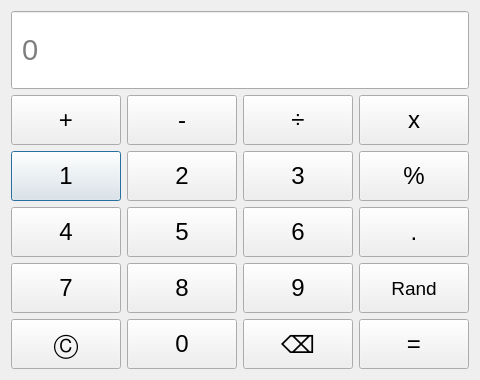
<?xml version="1.0" encoding="UTF-8"?>
<ui version="4.0">
 <class>Form</class>
 <widget class="QWidget" name="Form">
  <property name="windowModality">
   <enum>Qt::NonModal</enum>
  </property>
  <property name="enabled">
   <bool>true</bool>
  </property>
  <property name="geometry">
   <rect>
    <x>0</x>
    <y>0</y>
    <width>478</width>
    <height>380</height>
   </rect>
  </property>
  <property name="sizePolicy">
   <sizepolicy hsizetype="Expanding" vsizetype="Expanding">
    <horstretch>4</horstretch>
    <verstretch>0</verstretch>
   </sizepolicy>
  </property>
  <property name="sizeIncrement">
   <size>
    <width>0</width>
    <height>0</height>
   </size>
  </property>
  <property name="windowTitle">
   <string>Calculator</string>
  </property>
  <property name="autoFillBackground">
   <bool>false</bool>
  </property>
  <property name="styleSheet">
   <string notr="true"/>
  </property>
  <property name="inputMethodHints">
   <set>Qt::ImhNone</set>
  </property>
  <layout class="QGridLayout" name="gridLayout_2">
   <item row="1" column="0">
    <layout class="QGridLayout" name="gridLayout">
     <property name="sizeConstraint">
      <enum>QLayout::SetMaximumSize</enum>
     </property>
     <property name="leftMargin">
      <number>0</number>
     </property>
     <item row="2" column="4">
      <widget class="QPushButton" name="pushButton_Point">
       <property name="sizePolicy">
        <sizepolicy hsizetype="Expanding" vsizetype="Expanding">
         <horstretch>0</horstretch>
         <verstretch>0</verstretch>
        </sizepolicy>
       </property>
       <property name="font">
        <font>
         <pointsize>18</pointsize>
        </font>
       </property>
       <property name="styleSheet">
        <string notr="true"/>
       </property>
       <property name="text">
        <string>.</string>
       </property>
      </widget>
     </item>
     <item row="2" column="0">
      <widget class="QPushButton" name="pushButton_4">
       <property name="sizePolicy">
        <sizepolicy hsizetype="Expanding" vsizetype="Expanding">
         <horstretch>0</horstretch>
         <verstretch>0</verstretch>
        </sizepolicy>
       </property>
       <property name="font">
        <font>
         <pointsize>18</pointsize>
        </font>
       </property>
       <property name="styleSheet">
        <string notr="true"/>
       </property>
       <property name="text">
        <string>4</string>
       </property>
      </widget>
     </item>
     <item row="0" column="2">
      <widget class="QPushButton" name="pushButton_Div">
       <property name="sizePolicy">
        <sizepolicy hsizetype="Expanding" vsizetype="Expanding">
         <horstretch>0</horstretch>
         <verstretch>0</verstretch>
        </sizepolicy>
       </property>
       <property name="minimumSize">
        <size>
         <width>110</width>
         <height>0</height>
        </size>
       </property>
       <property name="font">
        <font>
         <pointsize>18</pointsize>
        </font>
       </property>
       <property name="contextMenuPolicy">
        <enum>Qt::DefaultContextMenu</enum>
       </property>
       <property name="styleSheet">
        <string notr="true"/>
       </property>
       <property name="text">
        <string>÷</string>
       </property>
      </widget>
     </item>
     <item row="4" column="1">
      <widget class="QPushButton" name="pushButton_0">
       <property name="sizePolicy">
        <sizepolicy hsizetype="Expanding" vsizetype="Expanding">
         <horstretch>0</horstretch>
         <verstretch>0</verstretch>
        </sizepolicy>
       </property>
       <property name="minimumSize">
        <size>
         <width>0</width>
         <height>50</height>
        </size>
       </property>
       <property name="font">
        <font>
         <pointsize>18</pointsize>
        </font>
       </property>
       <property name="styleSheet">
        <string notr="true"/>
       </property>
       <property name="text">
        <string>0</string>
       </property>
      </widget>
     </item>
     <item row="2" column="2">
      <widget class="QPushButton" name="pushButton_6">
       <property name="sizePolicy">
        <sizepolicy hsizetype="Expanding" vsizetype="Expanding">
         <horstretch>0</horstretch>
         <verstretch>0</verstretch>
        </sizepolicy>
       </property>
       <property name="font">
        <font>
         <pointsize>18</pointsize>
        </font>
       </property>
       <property name="styleSheet">
        <string notr="true"/>
       </property>
       <property name="text">
        <string>6</string>
       </property>
      </widget>
     </item>
     <item row="3" column="4">
      <widget class="QPushButton" name="pushButton_Rand">
       <property name="sizePolicy">
        <sizepolicy hsizetype="Expanding" vsizetype="Expanding">
         <horstretch>0</horstretch>
         <verstretch>0</verstretch>
        </sizepolicy>
       </property>
       <property name="font">
        <font>
         <pointsize>14</pointsize>
        </font>
       </property>
       <property name="styleSheet">
        <string notr="true"/>
       </property>
       <property name="text">
        <string>Rand</string>
       </property>
      </widget>
     </item>
     <item row="1" column="0">
      <widget class="QPushButton" name="pushButton_1">
       <property name="sizePolicy">
        <sizepolicy hsizetype="Expanding" vsizetype="Expanding">
         <horstretch>0</horstretch>
         <verstretch>0</verstretch>
        </sizepolicy>
       </property>
       <property name="font">
        <font>
         <pointsize>18</pointsize>
        </font>
       </property>
       <property name="styleSheet">
        <string notr="true"/>
       </property>
       <property name="text">
        <string>1</string>
       </property>
       <property name="default">
        <bool>true</bool>
       </property>
       <property name="flat">
        <bool>false</bool>
       </property>
      </widget>
     </item>
     <item row="3" column="2">
      <widget class="QPushButton" name="pushButton_9">
       <property name="sizePolicy">
        <sizepolicy hsizetype="Expanding" vsizetype="Expanding">
         <horstretch>0</horstretch>
         <verstretch>0</verstretch>
        </sizepolicy>
       </property>
       <property name="font">
        <font>
         <pointsize>18</pointsize>
        </font>
       </property>
       <property name="styleSheet">
        <string notr="true"/>
       </property>
       <property name="text">
        <string>9</string>
       </property>
      </widget>
     </item>
     <item row="4" column="2">
      <widget class="QPushButton" name="pushButton_Back">
       <property name="sizePolicy">
        <sizepolicy hsizetype="Expanding" vsizetype="Expanding">
         <horstretch>0</horstretch>
         <verstretch>0</verstretch>
        </sizepolicy>
       </property>
       <property name="font">
        <font>
         <pointsize>18</pointsize>
        </font>
       </property>
       <property name="styleSheet">
        <string notr="true"/>
       </property>
       <property name="text">
        <string>⌫</string>
       </property>
      </widget>
     </item>
     <item row="3" column="1">
      <widget class="QPushButton" name="pushButton_8">
       <property name="sizePolicy">
        <sizepolicy hsizetype="Expanding" vsizetype="Expanding">
         <horstretch>0</horstretch>
         <verstretch>0</verstretch>
        </sizepolicy>
       </property>
       <property name="minimumSize">
        <size>
         <width>0</width>
         <height>50</height>
        </size>
       </property>
       <property name="font">
        <font>
         <pointsize>18</pointsize>
        </font>
       </property>
       <property name="styleSheet">
        <string notr="true"/>
       </property>
       <property name="text">
        <string>8</string>
       </property>
      </widget>
     </item>
     <item row="4" column="4">
      <widget class="QPushButton" name="pushButton_Equal">
       <property name="sizePolicy">
        <sizepolicy hsizetype="Expanding" vsizetype="Expanding">
         <horstretch>0</horstretch>
         <verstretch>0</verstretch>
        </sizepolicy>
       </property>
       <property name="font">
        <font>
         <pointsize>18</pointsize>
        </font>
       </property>
       <property name="styleSheet">
        <string notr="true"/>
       </property>
       <property name="text">
        <string>=</string>
       </property>
      </widget>
     </item>
     <item row="1" column="2">
      <widget class="QPushButton" name="pushButton_3">
       <property name="sizePolicy">
        <sizepolicy hsizetype="Expanding" vsizetype="Expanding">
         <horstretch>0</horstretch>
         <verstretch>0</verstretch>
        </sizepolicy>
       </property>
       <property name="font">
        <font>
         <pointsize>18</pointsize>
        </font>
       </property>
       <property name="styleSheet">
        <string notr="true"/>
       </property>
       <property name="text">
        <string>3</string>
       </property>
      </widget>
     </item>
     <item row="2" column="1">
      <widget class="QPushButton" name="pushButton_5">
       <property name="sizePolicy">
        <sizepolicy hsizetype="Expanding" vsizetype="Expanding">
         <horstretch>0</horstretch>
         <verstretch>0</verstretch>
        </sizepolicy>
       </property>
       <property name="minimumSize">
        <size>
         <width>0</width>
         <height>50</height>
        </size>
       </property>
       <property name="font">
        <font>
         <pointsize>18</pointsize>
        </font>
       </property>
       <property name="styleSheet">
        <string notr="true"/>
       </property>
       <property name="text">
        <string>5</string>
       </property>
      </widget>
     </item>
     <item row="1" column="4">
      <widget class="QPushButton" name="pushButton_Mod">
       <property name="sizePolicy">
        <sizepolicy hsizetype="Expanding" vsizetype="Expanding">
         <horstretch>0</horstretch>
         <verstretch>0</verstretch>
        </sizepolicy>
       </property>
       <property name="font">
        <font>
         <pointsize>18</pointsize>
        </font>
       </property>
       <property name="styleSheet">
        <string notr="true"/>
       </property>
       <property name="text">
        <string>%</string>
       </property>
      </widget>
     </item>
     <item row="3" column="0">
      <widget class="QPushButton" name="pushButton_7">
       <property name="sizePolicy">
        <sizepolicy hsizetype="Expanding" vsizetype="Expanding">
         <horstretch>0</horstretch>
         <verstretch>0</verstretch>
        </sizepolicy>
       </property>
       <property name="font">
        <font>
         <pointsize>18</pointsize>
        </font>
       </property>
       <property name="styleSheet">
        <string notr="true"/>
       </property>
       <property name="text">
        <string>7</string>
       </property>
      </widget>
     </item>
     <item row="0" column="0">
      <widget class="QPushButton" name="pushButton_Add">
       <property name="sizePolicy">
        <sizepolicy hsizetype="Expanding" vsizetype="Expanding">
         <horstretch>0</horstretch>
         <verstretch>0</verstretch>
        </sizepolicy>
       </property>
       <property name="minimumSize">
        <size>
         <width>110</width>
         <height>50</height>
        </size>
       </property>
       <property name="font">
        <font>
         <pointsize>18</pointsize>
        </font>
       </property>
       <property name="toolTip">
        <string>&lt;html&gt;&lt;head/&gt;&lt;body&gt;&lt;p&gt;&lt;span style=&quot; font-size:14pt; color:#55ffff;&quot;&gt;+&lt;/span&gt;&lt;/p&gt;&lt;/body&gt;&lt;/html&gt;</string>
       </property>
       <property name="styleSheet">
        <string notr="true"/>
       </property>
       <property name="text">
        <string>+</string>
       </property>
       <property name="iconSize">
        <size>
         <width>50</width>
         <height>16</height>
        </size>
       </property>
       <property name="shortcut">
        <string>+</string>
       </property>
      </widget>
     </item>
     <item row="0" column="1">
      <widget class="QPushButton" name="pushButton_Sub">
       <property name="sizePolicy">
        <sizepolicy hsizetype="Expanding" vsizetype="Expanding">
         <horstretch>0</horstretch>
         <verstretch>0</verstretch>
        </sizepolicy>
       </property>
       <property name="minimumSize">
        <size>
         <width>110</width>
         <height>0</height>
        </size>
       </property>
       <property name="font">
        <font>
         <pointsize>18</pointsize>
        </font>
       </property>
       <property name="styleSheet">
        <string notr="true"/>
       </property>
       <property name="text">
        <string>-</string>
       </property>
      </widget>
     </item>
     <item row="0" column="4">
      <widget class="QPushButton" name="pushButton_Mul">
       <property name="sizePolicy">
        <sizepolicy hsizetype="Expanding" vsizetype="Expanding">
         <horstretch>0</horstretch>
         <verstretch>0</verstretch>
        </sizepolicy>
       </property>
       <property name="minimumSize">
        <size>
         <width>110</width>
         <height>0</height>
        </size>
       </property>
       <property name="font">
        <font>
         <pointsize>18</pointsize>
        </font>
       </property>
       <property name="styleSheet">
        <string notr="true"/>
       </property>
       <property name="text">
        <string>x</string>
       </property>
      </widget>
     </item>
     <item row="1" column="1">
      <widget class="QPushButton" name="pushButton_2">
       <property name="sizePolicy">
        <sizepolicy hsizetype="Expanding" vsizetype="Expanding">
         <horstretch>0</horstretch>
         <verstretch>0</verstretch>
        </sizepolicy>
       </property>
       <property name="minimumSize">
        <size>
         <width>0</width>
         <height>50</height>
        </size>
       </property>
       <property name="font">
        <font>
         <pointsize>18</pointsize>
        </font>
       </property>
       <property name="styleSheet">
        <string notr="true"/>
       </property>
       <property name="text">
        <string>2</string>
       </property>
      </widget>
     </item>
     <item row="4" column="0">
      <widget class="QPushButton" name="pushButton_Clear">
       <property name="sizePolicy">
        <sizepolicy hsizetype="Expanding" vsizetype="Expanding">
         <horstretch>0</horstretch>
         <verstretch>0</verstretch>
        </sizepolicy>
       </property>
       <property name="font">
        <font>
         <pointsize>18</pointsize>
        </font>
       </property>
       <property name="styleSheet">
        <string notr="true"/>
       </property>
       <property name="text">
        <string>Ⓒ</string>
       </property>
      </widget>
     </item>
    </layout>
   </item>
   <item row="0" column="0">
    <widget class="QLineEdit" name="lineEdit">
     <property name="enabled">
      <bool>true</bool>
     </property>
     <property name="sizePolicy">
      <sizepolicy hsizetype="Expanding" vsizetype="Expanding">
       <horstretch>0</horstretch>
       <verstretch>0</verstretch>
      </sizepolicy>
     </property>
     <property name="minimumSize">
      <size>
       <width>400</width>
       <height>70</height>
      </size>
     </property>
     <property name="maximumSize">
      <size>
       <width>2000</width>
       <height>2000</height>
      </size>
     </property>
     <property name="sizeIncrement">
      <size>
       <width>1600</width>
       <height>1000</height>
      </size>
     </property>
     <property name="font">
      <font>
       <pointsize>22</pointsize>
       <italic>false</italic>
       <bold>false</bold>
      </font>
     </property>
     <property name="styleSheet">
      <string notr="true"/>
     </property>
     <property name="text">
      <string/>
     </property>
     <property name="readOnly">
      <bool>true</bool>
     </property>
     <property name="placeholderText">
      <string> 0</string>
     </property>
     <property name="clearButtonEnabled">
      <bool>false</bool>
     </property>
    </widget>
   </item>
  </layout>
 </widget>
 <resources/>
 <connections/>
</ui>
